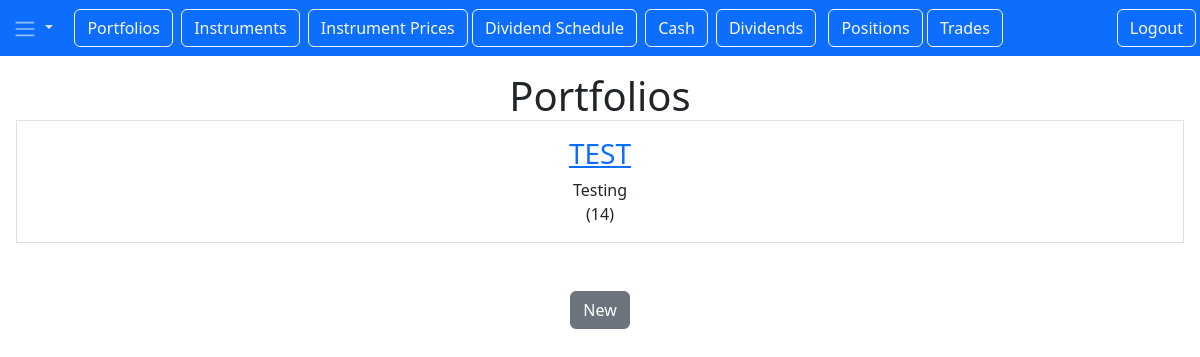
Screenshot of /portfolios (signed in) with the database file from the repository.
### portfolio/models.py (models this page shows, shortened)
class Portfolio(models.Model):
    id = models.AutoField(primary_key=True)
    name = models.CharField(max_length=10, unique=True)
    description = models.CharField(max_length= 100, unique=False)
    created_on = models.DateTimeField(auto_now_add=True)
    updated_on = models.DateTimeField(auto_now=True)
    class Meta:
        db_table = "app_portfolio"
        ordering = ('name',)

### portfolio/views.py (the view)
# urls.py: path('portfolios', views.PortfolioListView.as_view(), name='portfolio.list'),
class PortfolioListView(LoginRequiredMixin, ListView):
    model = Portfolio
    context_object_name = "portfolios"
    template_name = 'portfolio_list.html'
    login_url = "/login"
    def get_queryset(self):
        return Portfolio.objects.all().order_by('name')

### portfolio/templates/portfolio_list.html
{% extends "base.html" %}
{% block content %}
    <h1 class="my5">Portfolios</h1>
    <div class="row row-cols3 g-2">
        {% for portfolio in portfolios %}
        <div class="col">
            <div class="p-3 border">
                <a href="{% url 'portfolio.details' pk=portfolio.id %}" class="test-dark text-decoration-non">
                    <h3>{{ portfolio.name }}</h3>
                </a>
                {{portfolio.description | truncatechars:100 }}
                <br>({{ portfolio.id }})
            </div>
        </div>
        {% endfor %}
    </div>
<a href="{% url 'portfolio.new' %}" class="btn btn-secondary my-5">New</a>
{% endblock %}

### static/styles.css (style rules this page uses)
h1, h2 { display: inline; }

### rows the page displays
Portfolio: name "TEST", description "Testing", id "14"
